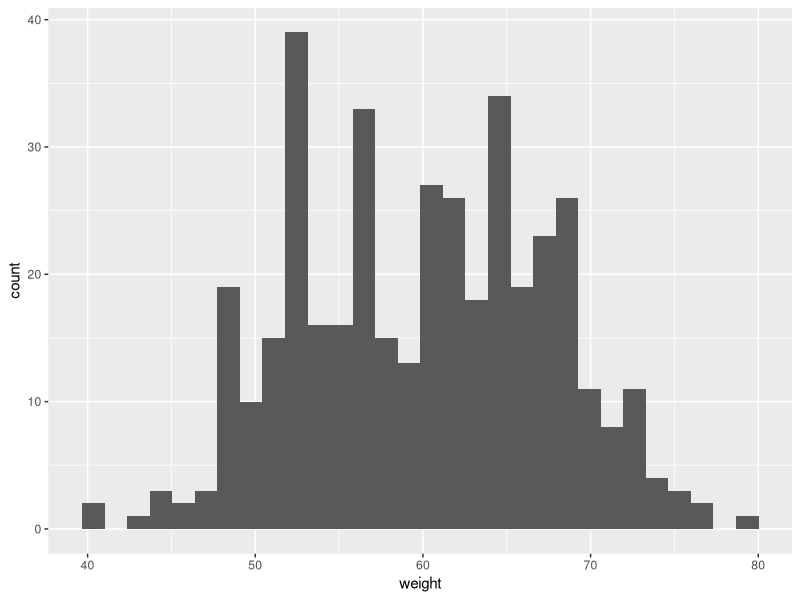
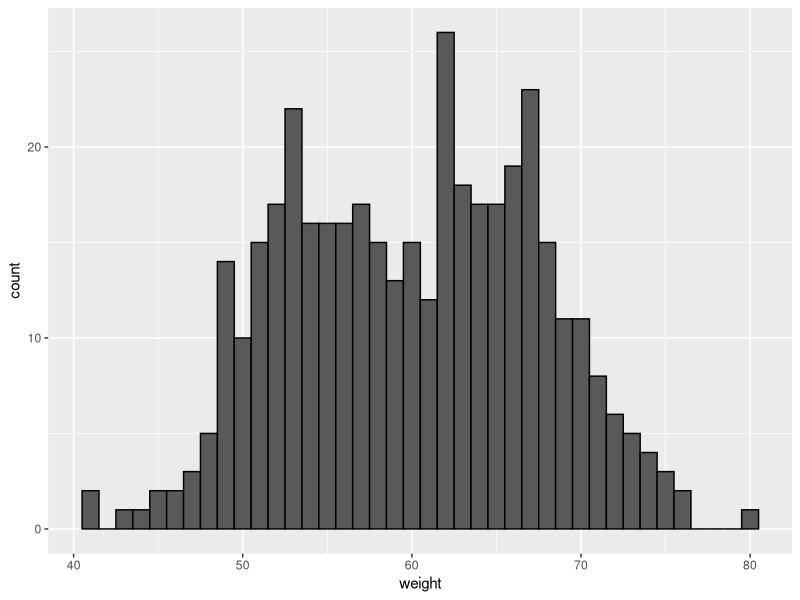
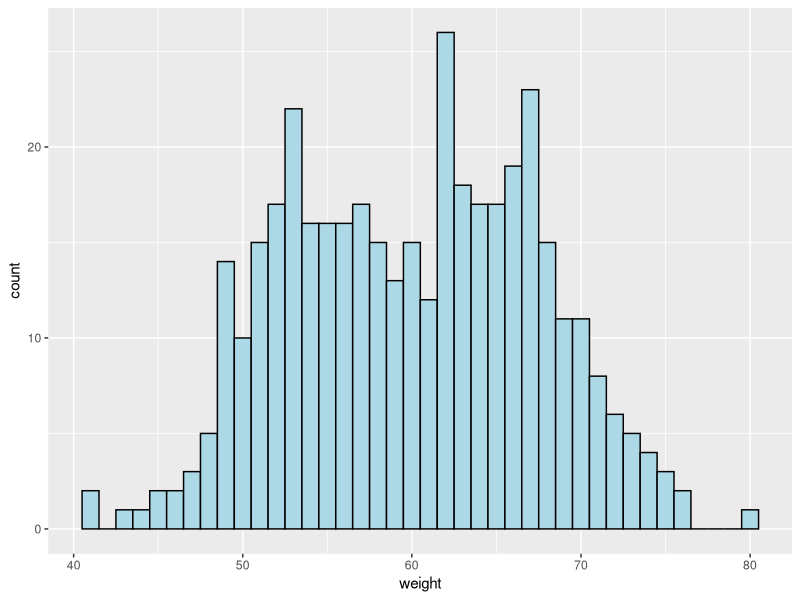
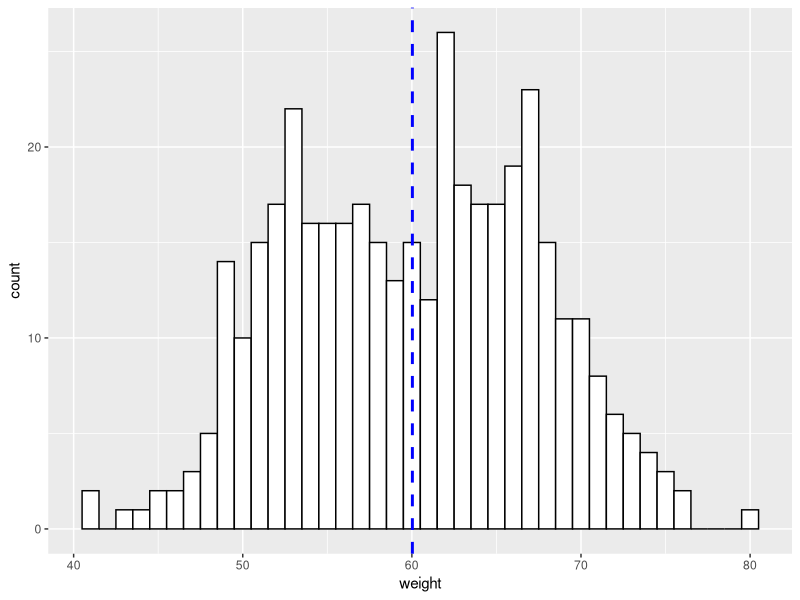
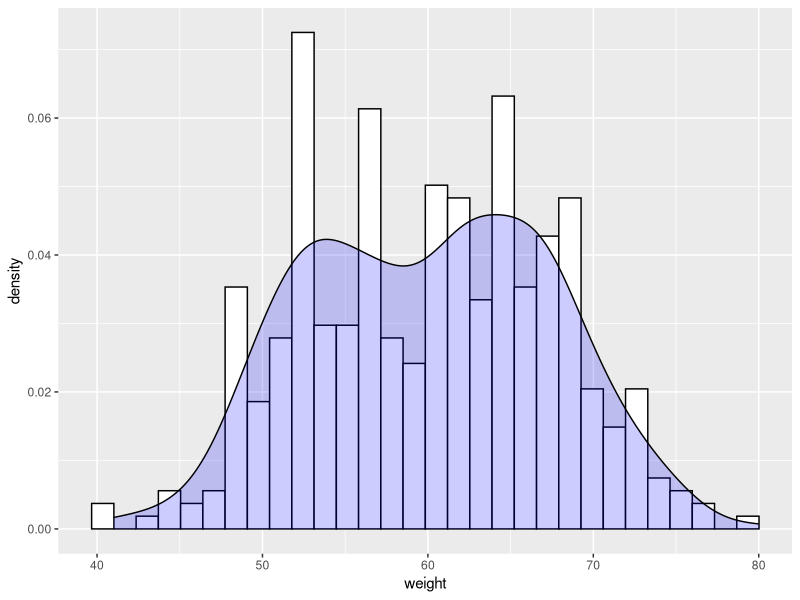
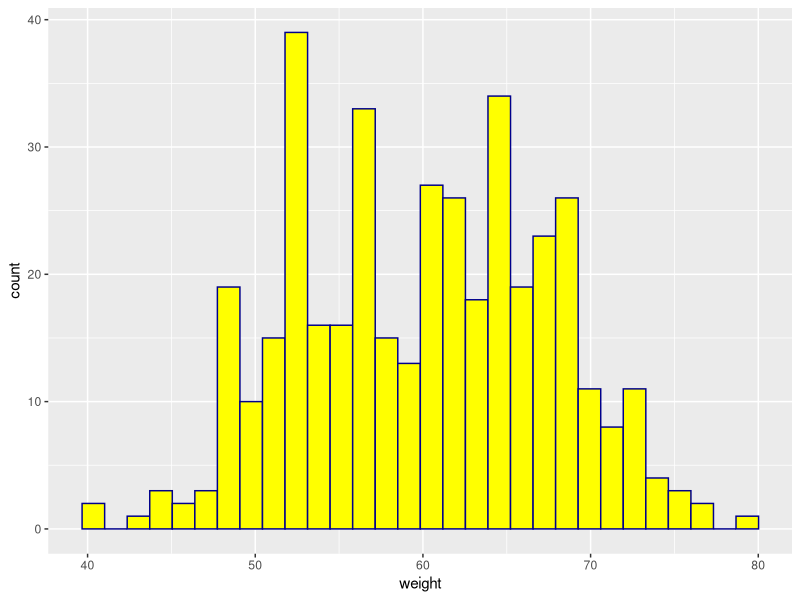

Write R code to recreate these figures, in order.
# Importing the dataset
dataset = read.csv("data.csv")

# Importing the library
library(ggplot2)

# Basic Histogram using ggplot2
ggplot(dataset, aes(x = weight))+
  geom_histogram()

# changing the width of bins
ggplot(dataset, aes(x = weight))+
  geom_histogram(binwidth = 1, color = 'black')

# Changing colour 
ggplot(dataset, aes(x = weight))+
  geom_histogram(binwidth = 1, color = 'black', fill = 'lightblue')

# Adding the mean line
myplot = ggplot(dataset, aes(x = weight))+
  geom_histogram(binwidth = 1, color = 'black', fill = 'white')

myplot + geom_vline(aes(xintercept = mean(weight)),
                    color = 'blue', linetype = 'dashed', size = 1)

# Histogram with density plot
ggplot(dataset, aes(x = weight))+
  geom_histogram(aes(y = after_stat(density)), color = 'black', fill = 'white') + 
  geom_density( fill = "blue", alpha = 0.2)

# Changing the bin border color and fill color
ggplot(dataset, aes(x = weight))+
  geom_histogram(color = 'dark blue', fill = 'yellow')  
 
